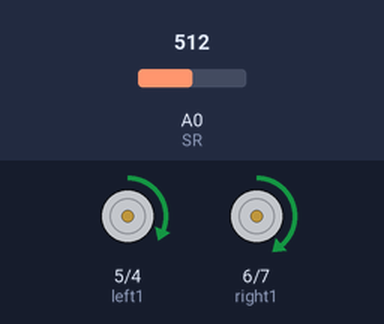
The sketch below on a simulated Arduino Uno, built with avr-gcc and run on an emulated ATmega328P. Parts: motor-driver pin pairs drawn as motors (green arrow = first pin HIGH = forward, orange = second pin HIGH = backward, longer = more drive). Inputs (shaded band) come from the test bench; at power-on: A0 (SR) = 512.

Above: at 1.2 s.
1.3 s: A0 (SR) set to 716
At 1.8 s:
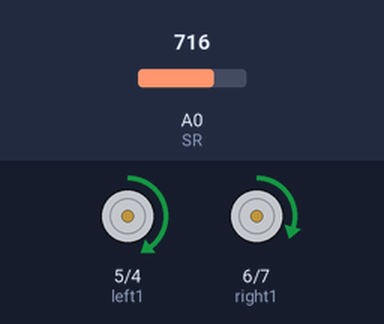
2.8 s: A0 (SR) set to 511
At 4.0 s:
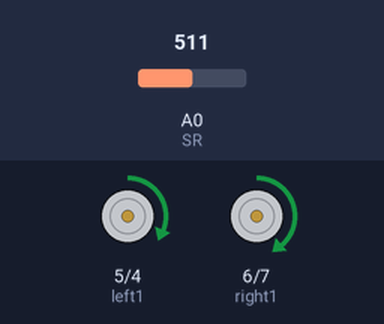
4.3 s: A0 (SR) set to 306
At 5.1 s:
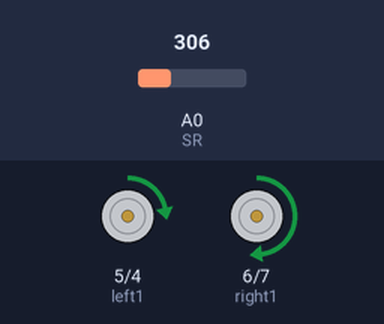
5.8 s: A0 (SR) set to 900
At 6.2 s:
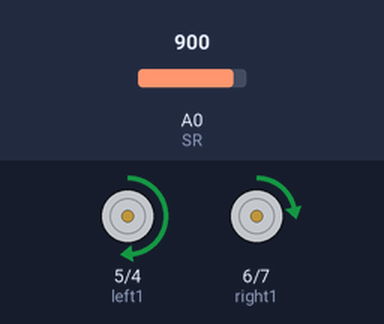
7.3 s: A0 (SR) set to 1023
At 8.4 s:
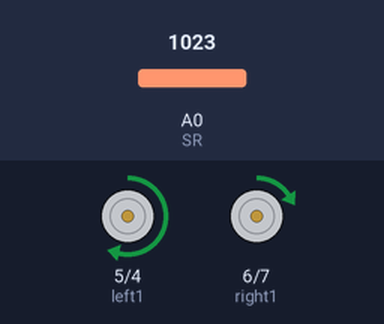
Timing chart, 0 to 9.8 s (numbered marks = the images above; inputs shaded):
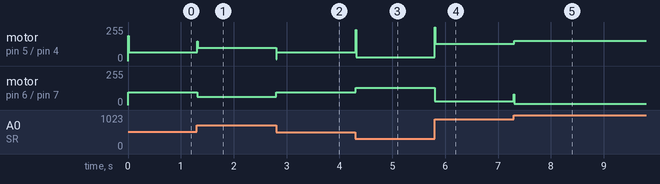

The sketch:

OMEGABOT.ino
```cpp
#define left1 5
#define left2 4
#define right1 6
#define right2 7
#define SR A0
#define avrgGrey 600

void setup ()  {
  pinMode (left1, OUTPUT);
  pinMode (left2, OUTPUT);
  pinMode (right1, OUTPUT);
  pinMode (right2, OUTPUT);
  pinMode(SR, INPUT);
}

int PID(float input, float setpoint, float kp, float ki, float kd, float dt) { // функция расчета управляющего сигнала
  float err = setpoint - input; // расчет ошибки регулирования
  static float integral = 0, prevErr = 0;
  integral =+ err * dt; // расчет интегральной составляющей
  float D = (err - prevErr) / dt; // расчет дифференциальной составляющей
  prevErr = err;
  return (err * kp + integral * ki + D * kd); // формирование управляющего сигнала
}

void left(int Speed) { // функция управления левым мотором
  analogWrite(left1,Speed);
  digitalWrite(left2,0);
}

void right(int Speed) { // функция управления правым мотором
  analogWrite(right1,Speed);
  digitalWrite(right2,0);
}

void loop()  {

  left(80-PID(analogRead(SR),avrgGrey, 0.17, 0.065, 0.015, 0.01)); // Speed = 80-PID(analogRead(SR),avrgGrey, 0.17, 0.065, 0.015, 0.01)
  right(80+PID(analogRead(SR),avrgGrey, 0.17, 0.065, 0.015, 0.01));
  delay(10); // период региулирования dt в миллисекундах
}
```

Measured:
- after the input at 1.3 s, motor on pin 5 (left1) / pin 4 (left2): forward 65/255 → forward 99/255 at once; motor on pin 6 (right1) / pin 7 (right2): forward 95/255 → forward 61/255 at once
- after the input at 2.8 s, motor on pin 5 (left1) / pin 4 (left2): forward 99/255 → forward 65/255 at once; motor on pin 6 (right1) / pin 7 (right2): forward 61/255 → forward 95/255 at once
- after the input at 4.3 s, motor on pin 5 (left1) / pin 4 (left2): forward 65/255 → forward 30/255 at once; motor on pin 6 (right1) / pin 7 (right2): forward 95/255 → forward 130/255 at once
- after the input at 5.8 s, motor on pin 5 (left1) / pin 4 (left2): forward 30/255 → forward 131/255 at once; motor on pin 6 (right1) / pin 7 (right2): forward 130/255 → forward 29/255 at once
- after the input at 7.3 s, motor on pin 5 (left1) / pin 4 (left2): forward 131/255 → forward 152/255 at once; motor on pin 6 (right1) / pin 7 (right2): forward 29/255 → forward 8/255 at once
